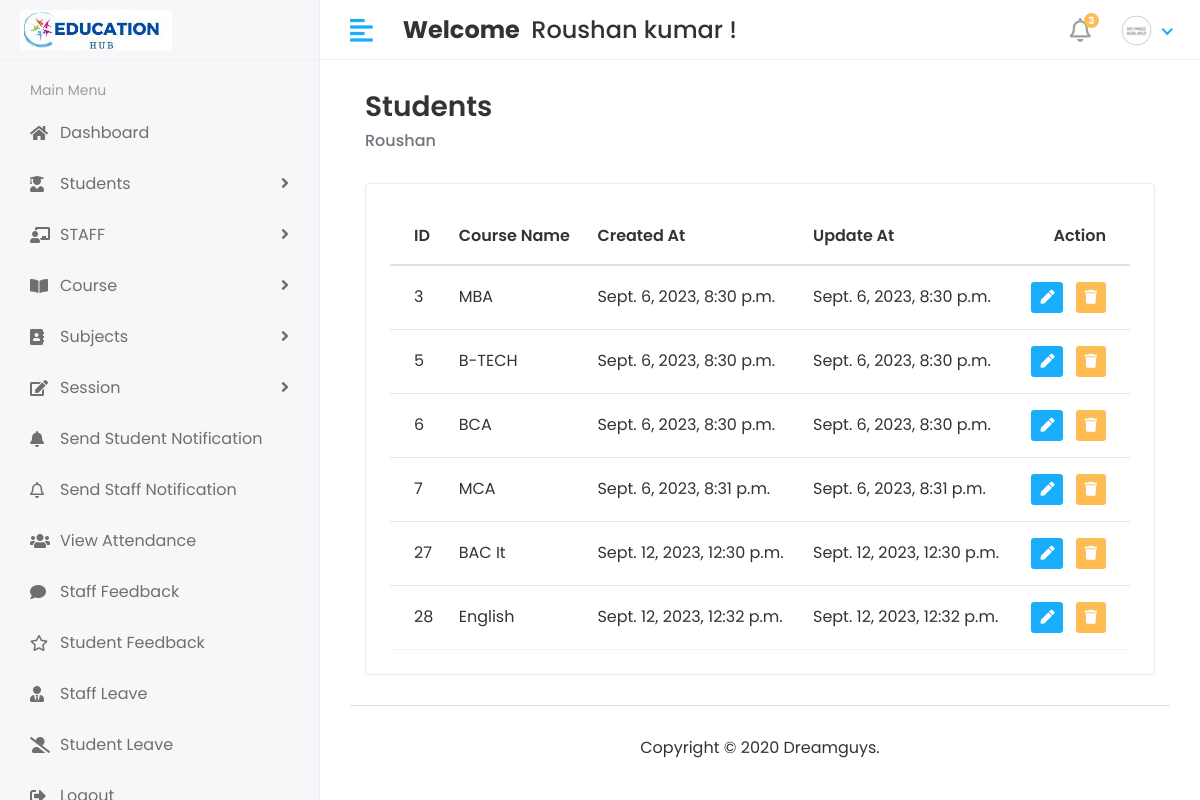
The app's page /view_course (signed in), older data.
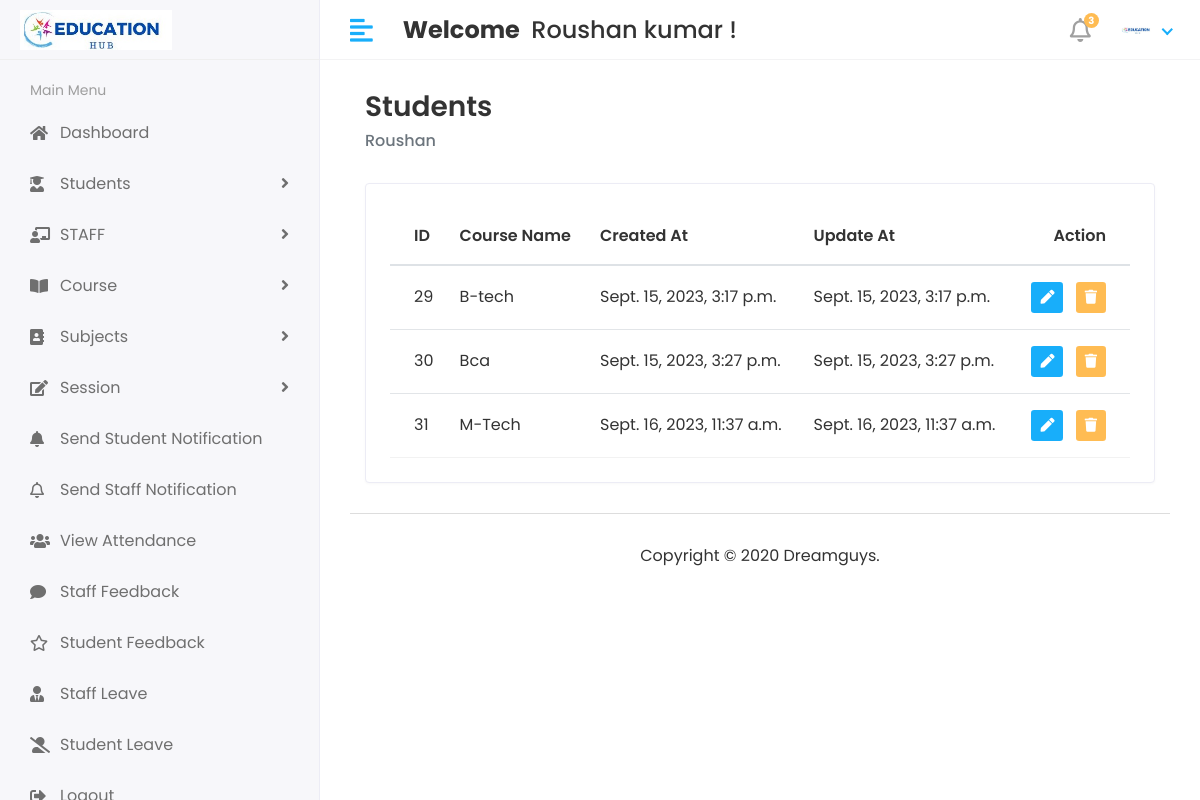
The same page, newer data.
### studentapp/models.py (models this page shows, shortened)
class CoustamUser(AbstractUser):
    User=(
        (1,'HOD'),
        (2,'STAFF'),
        (3,'STUDENT'),
    )
    user_type=models.CharField(choices=User,max_length=50,default=1)
    profile_pic=models.ImageField(upload_to='Media/profile_pic')

class Course(models.Model):
    course_name=models.CharField(max_length=100)
    created_at=models.DateTimeField(auto_now_add=True)
    update_at=models.DateTimeField(auto_now_add=True)

### studentmagmentsystem/Hod_views.py (the view)
# urls.py: path('view_course',Hod_views.view_course,name='view_course'),
@login_required(login_url='/')
def view_course(request):
    course=Course.objects.all()
    context={
        'course':course
    }
    return render (request,'hod/view_course.html',context)

### templates/hod/view_course.html (shortened to what this page needs)
{% extends 'base.html'%}
{%block content%}
{%load static%}
<div class="content container-fluid">
   <div class="page-header">
      <div class="row align-items-center">
         <div class="col">
            <h3 class="page-title">Students</h3>
            <ul class="breadcrumb">
               <li class="breadcrumb-item active">{{user.first_name}}</li>
            </ul>
         </div>
      </div>
   </div>
   <div class="row">
      <div class="col-sm-12">
         <div class="card card-table">
            <div class="card-body">
               <div class="table-responsive">
                  <table class="table table-hover table-center mb-0 datatable">
                     <thead>
                        <tr>
                           <th>ID</th>
                           <th>Course Name</th>
                           <th>Created At</th>
                           <th>Update At</th>
                           <th class="text-right">Action</th>
                        </tr>
                     </thead>
                     <tbody>
                        {%for c in course %}
                        <tr>
                           <td>{{c.id}}</td>
                           <td>{{c.course_name}}</td>
                           <td>{{c.created_at}}</td>
                           <td>{{c.update_at}}</td>
                           <td class="text-right">
                              <div class="actions">
                                 <a href="/edit_course/{{c.pk}}" class="btn btn-sm bg-success-light mr-2">
                                    <i class="fas fa-pen"></i>
                                 </a>
                                 <a href="/dilite_course/{{c.pk}}" class="btn btn-sm bg-danger-light">
                                    <i class="fas fa-trash"></i>
                                 </a>
                              </div>
                           </td>
                        </tr>
                        {%endfor%}
                     </tbody>
                  </table>
               </div>
            </div>
         </div>
      </div>
   </div>
</div>
{%endblock%}

### templates/base.html (shortened to what this page needs)
{%load static%}
<!DOCTYPE html>
<html lang="en">
<head>
   <link rel="stylesheet" href="{% static 'plugins/bootstrap/css/bootstrap.min.css' %}">
   <link rel="stylesheet" href="{% static 'plugins/fontawesome/css/fontawesome.min.css' %}">
   <link rel="stylesheet" href="{% static 'plugins/fontawesome/css/all.min.css' %}">
   <link rel="stylesheet" href="{% static 'css/style.css' %}">
</head>
<body>
   <div class="main-wrapper">
      {% include 'includes/header.html' %}
      {% include 'includes/sidebar.html' %}
      <div class="page-wrapper">
         <div class="content container-fluid">
            {%block content%}
            {%endblock%}
            {% include 'includes/footer.html' %}
         </div>
</body>
</html>

### templates/includes/header.html (shortened to what this page needs)
{%load static%}
<div class="header">
   <div class="header-left">
      <a href="/hod" class="logo">
         <img src="{% static '/img/school.jpg' %}" alt="Logo">
      </a>
   </div>
   <a href="javascript:void(0);" id="toggle_btn">
      <i class="fas fa-align-left"></i>
   </a>
   <div class="top-nav-search mt-3">
      <h4>
         <strong style="text-align:center;">Welcome&nbsp;</strong>&nbsp;<span>{{user.first_name}} {{user.last_name}}</span>&nbsp;!
      </h4>
   </div>
   <ul class="nav user-menu">
      <li class="nav-item dropdown noti-dropdown">
         <a href="#" class="dropdown-toggle nav-link" data-toggle="dropdown">
            <i class="far fa-bell"></i> <span class="badge badge-pill">3</span>
         </a>
      </li>
      <li class="nav-item dropdown has-arrow">
         <a href="#" class="dropdown-toggle nav-link" data-toggle="dropdown">
            {% if user.profile_pic == "" %}
            <span class="user-img"><img class="rounded-circle" src="{%static '/img/image.png' %}" width="31"
                  alt=""></span>
            {%else%}
            <span class="user-img"><img class="rounded-circle" src="/{{user.profile_pic}}" width="31"
                  alt="{{user.first_name}}"></span>
            {%endif%}
         </a>
      </li>
   </ul>
</div>

### templates/includes/sidebar.html (shortened to what this page needs)
{%load active_link_tags%}
<div class="sidebar" id="sidebar">
   <div class="sidebar-inner slimscroll">
      <div id="sidebar-menu" class="sidebar-menu">
         {% if user.user_type == '1'%}
         <ul>
            <li class="menu-title">
               <span>Main Menu</span>
            </li>
            <li class="{% active_link 'hod' ' active' %}">
               <a href="/hod"><i class="fa fa-home"></i> <span>Dashboard</span></a>
            </li>
            <li class="submenu {% active_link 'student' ' active' %} {% active_link 'student' ' active' %}">
               <a href="#"><i class="fas fa-user-graduate"></i> <span> Students</span> <span
                     class="menu-arrow"></span></a>
            </li>
            <li class="submenu{% active_link 'add_staff' ' active' %} {% active_link 'view/staff' ' active' %}">
               <a href="#"><i class="fas fa-chalkboard-teacher"></i> <span>STAFF</span> <span
                     class="menu-arrow"></span></a>
            </li>
            <li class="submenu{% active_link 'view_course' ' active' %} {% active_link 'add_course' ' active' %}">
               <a href="#"><i class="fas fa-book-open"></i> <span>Course</span> <span class="menu-arrow"></span></a>
            </li>
            <li class="submenu{% active_link 'add_subject' ' active' %} {% active_link 'view_subject' ' active' %}">
               <a href="#"><i class="fa fa-address-book"></i> <span> Subjects</span> <span
                     class="menu-arrow"></span></a>
            <li class="submenu{% active_link 'add_session' ' active' %} {% active_link 'view_session' ' active' %}">
               <a href="#"><i class="fas fa-edit"></i> <span> Session</span> <span class="menu-arrow"></span></a>
            </li>
            <li>
               <a href="#"><i class="fas fa-bell"></i> <span>Send Student Notification</span></a>
            </li>
            <li>
               <a href="/send_notification"><i class="far fa-bell"></i> <span>Send Staff Notification</span></a>
            </li>
            <li>
               <a href="#"><i class="fa fa-users"></i> <span>View Attendance</span></a>
            </li>
            <li>
               <a href="#"><i class="fas fa-comment"></i> <span>Staff Feedback</span></a>
            </li>
            <li>
               <a href="#"><i class="far fa-star"></i> <span>Student Feedback</span></a>
            </li>
            <li>
               <a href="#"><i class="	fas fa-user-tie"></i> <span>Staff Leave</span></a>
            </li>
            <li>
               <a href="#"><i class="fas fa-user-alt-slash"></i> <span>Student Leave</span></a>
            </li>
            <li>
               <a href="#"><i class="fas fa-sign-out-alt"></i> <span>Logout</span></a>
            </li>
         </ul>
         {%endif%}
      </div>
   </div>
</div>

### templates/includes/footer.html
{%load static%}
    <footer>
      <p style="text-align:center;">Copyright © 2020 Dreamguys.</p>
    </footer>
 </div>
</div>

Row changes from the older to the newer data that the page shows:
removed Course: id "3", course_name "MBA", created_at "Sept. 6, 2023, 8:30 p.m.", update_at "Sept. 6, 2023, 8:30 p.m."
removed Course: id "5", course_name "B-TECH", created_at "Sept. 6, 2023, 8:30 p.m.", update_at "Sept. 6, 2023, 8:30 p.m."
removed Course: id "6", course_name "BCA", created_at "Sept. 6, 2023, 8:30 p.m.", update_at "Sept. 6, 2023, 8:30 p.m."
removed Course: id "7", course_name "MCA", created_at "Sept. 6, 2023, 8:31 p.m.", update_at "Sept. 6, 2023, 8:31 p.m."
removed Course: id "27", course_name "BAC It", created_at "Sept. 12, 2023, 12:30 p.m.", update_at "Sept. 12, 2023, 12:30 p.m."
removed Course: id "28", course_name "English", created_at "Sept. 12, 2023, 12:32 p.m.", update_at "Sept. 12, 2023, 12:32 p.m."
changed CoustamUser "Roushan": profile_pic: picture added
added Course: id "29", course_name "B-tech", created_at "Sept. 15, 2023, 3:17 p.m.", update_at "Sept. 15, 2023, 3:17 p.m."
added Course: id "30", course_name "Bca", created_at "Sept. 15, 2023, 3:27 p.m.", update_at "Sept. 15, 2023, 3:27 p.m."
added Course: id "31", course_name "M-Tech", created_at "Sept. 16, 2023, 11:37 a.m.", update_at "Sept. 16, 2023, 11:37 a.m."
